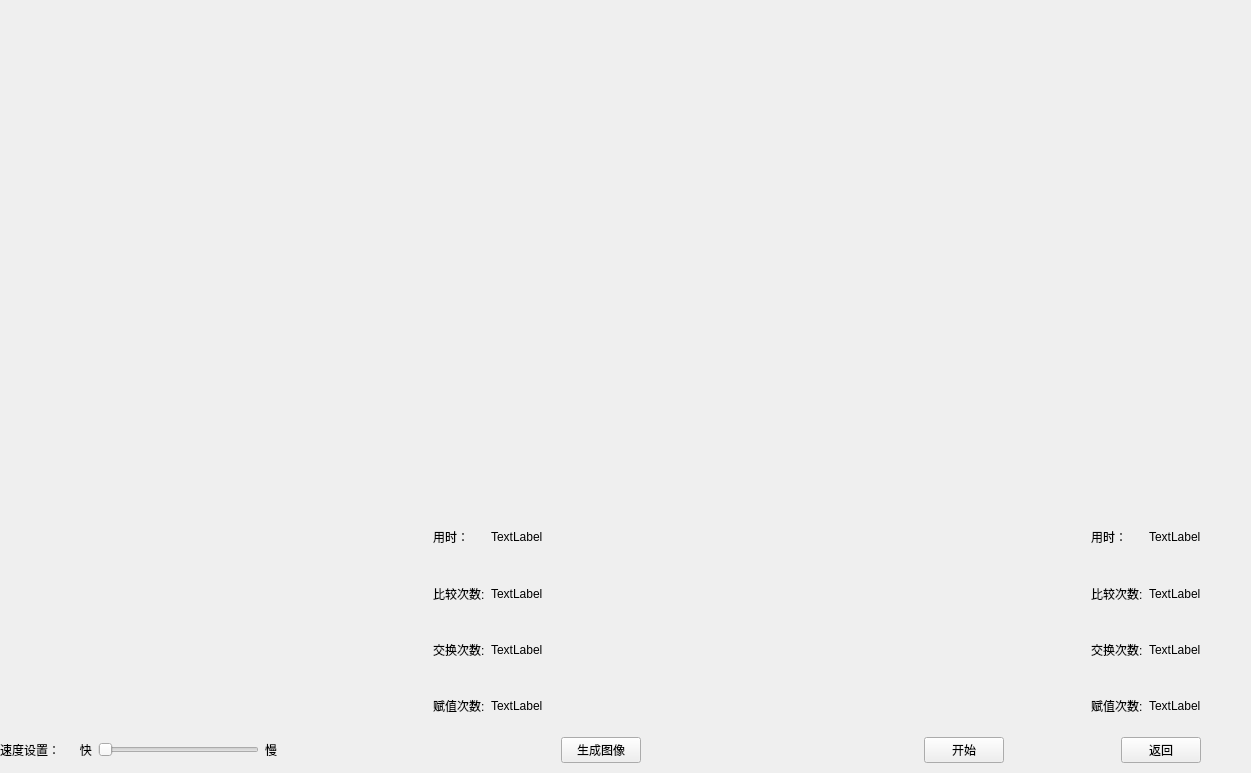
<?xml version="1.0" encoding="UTF-8"?>
<ui version="4.0">
 <class>compareSortShow</class>
 <widget class="QWidget" name="compareSortShow">
  <property name="windowTitle">
   <string>Form</string>
  </property>
  <widget class="QWidget" name="">
   <property name="geometry">
    <rect>
     <x>0</x>
     <y>10</y>
     <width>1251</width>
     <height>491</height>
    </rect>
   </property>
   <layout class="QHBoxLayout" name="horizontalLayout_5">
    <item>
     <widget class="QWidget" name="main_widge1" native="true">
      <widget class="QWidget" name="horizontalLayoutWidget">
       <property name="geometry">
        <rect>
         <x>-1</x>
         <y>-1</y>
         <width>621</width>
         <height>491</height>
        </rect>
       </property>
       <layout class="QHBoxLayout" name="h_main_1"/>
      </widget>
     </widget>
    </item>
    <item>
     <widget class="QWidget" name="main_widge2" native="true">
      <widget class="QWidget" name="horizontalLayoutWidget_2">
       <property name="geometry">
        <rect>
         <x>-1</x>
         <y>-1</y>
         <width>621</width>
         <height>491</height>
        </rect>
       </property>
       <layout class="QHBoxLayout" name="h_main_2"/>
      </widget>
     </widget>
    </item>
   </layout>
  </widget>
  <widget class="QWidget" name="">
   <property name="geometry">
    <rect>
     <x>0</x>
     <y>512</y>
     <width>1201</width>
     <height>251</height>
    </rect>
   </property>
   <layout class="QVBoxLayout" name="verticalLayout_5">
    <item>
     <layout class="QHBoxLayout" name="horizontalLayout_9">
      <item>
       <layout class="QHBoxLayout" name="horizontalLayout">
        <item>
         <spacer name="horizontalSpacer_4">
          <property name="orientation">
           <enum>Qt::Orientation::Horizontal</enum>
          </property>
          <property name="sizeHint" stdset="0">
           <size>
            <width>40</width>
            <height>20</height>
           </size>
          </property>
         </spacer>
        </item>
        <item>
         <layout class="QVBoxLayout" name="verticalLayout">
          <item>
           <widget class="QLabel" name="label">
            <property name="text">
             <string>用时：</string>
            </property>
           </widget>
          </item>
          <item>
           <widget class="QLabel" name="label_2">
            <property name="text">
             <string>比较次数:</string>
            </property>
           </widget>
          </item>
          <item>
           <widget class="QLabel" name="label_3">
            <property name="text">
             <string>交换次数:</string>
            </property>
           </widget>
          </item>
          <item>
           <widget class="QLabel" name="label_4">
            <property name="text">
             <string>赋值次数:</string>
            </property>
           </widget>
          </item>
         </layout>
        </item>
        <item>
         <layout class="QVBoxLayout" name="verticalLayout_2">
          <item>
           <widget class="QLabel" name="time">
            <property name="text">
             <string>TextLabel</string>
            </property>
           </widget>
          </item>
          <item>
           <widget class="QLabel" name="cmp">
            <property name="text">
             <string>TextLabel</string>
            </property>
           </widget>
          </item>
          <item>
           <widget class="QLabel" name="swap">
            <property name="text">
             <string>TextLabel</string>
            </property>
           </widget>
          </item>
          <item>
           <widget class="QLabel" name="update">
            <property name="text">
             <string>TextLabel</string>
            </property>
           </widget>
          </item>
         </layout>
        </item>
       </layout>
      </item>
      <item>
       <spacer name="horizontalSpacer_3">
        <property name="orientation">
         <enum>Qt::Orientation::Horizontal</enum>
        </property>
        <property name="sizeHint" stdset="0">
         <size>
          <width>40</width>
          <height>20</height>
         </size>
        </property>
       </spacer>
      </item>
      <item>
       <layout class="QHBoxLayout" name="horizontalLayout_2">
        <item>
         <layout class="QVBoxLayout" name="verticalLayout_3">
          <item>
           <widget class="QLabel" name="label_5">
            <property name="text">
             <string>用时：</string>
            </property>
           </widget>
          </item>
          <item>
           <widget class="QLabel" name="label_6">
            <property name="text">
             <string>比较次数:</string>
            </property>
           </widget>
          </item>
          <item>
           <widget class="QLabel" name="label_7">
            <property name="text">
             <string>交换次数:</string>
            </property>
           </widget>
          </item>
          <item>
           <widget class="QLabel" name="label_8">
            <property name="text">
             <string>赋值次数:</string>
            </property>
           </widget>
          </item>
         </layout>
        </item>
        <item>
         <layout class="QVBoxLayout" name="verticalLayout_4">
          <item>
           <widget class="QLabel" name="time_2">
            <property name="text">
             <string>TextLabel</string>
            </property>
           </widget>
          </item>
          <item>
           <widget class="QLabel" name="cmp_2">
            <property name="text">
             <string>TextLabel</string>
            </property>
           </widget>
          </item>
          <item>
           <widget class="QLabel" name="swap_2">
            <property name="text">
             <string>TextLabel</string>
            </property>
           </widget>
          </item>
          <item>
           <widget class="QLabel" name="update_2">
            <property name="text">
             <string>TextLabel</string>
            </property>
           </widget>
          </item>
         </layout>
        </item>
       </layout>
      </item>
     </layout>
    </item>
    <item>
     <layout class="QHBoxLayout" name="horizontalLayout_8">
      <item>
       <layout class="QHBoxLayout" name="horizontalLayout_6">
        <item>
         <widget class="QLabel" name="label_9">
          <property name="text">
           <string>速度设置：      快</string>
          </property>
         </widget>
        </item>
        <item>
         <widget class="QSlider" name="speed_change">
          <property name="orientation">
           <enum>Qt::Orientation::Horizontal</enum>
          </property>
         </widget>
        </item>
        <item>
         <widget class="QLabel" name="label_10">
          <property name="text">
           <string>慢</string>
          </property>
         </widget>
        </item>
       </layout>
      </item>
      <item>
       <spacer name="horizontalSpacer_2">
        <property name="orientation">
         <enum>Qt::Orientation::Horizontal</enum>
        </property>
        <property name="sizeHint" stdset="0">
         <size>
          <width>40</width>
          <height>20</height>
         </size>
        </property>
       </spacer>
      </item>
      <item>
       <widget class="QPushButton" name="btn_show">
        <property name="text">
         <string>生成图像</string>
        </property>
       </widget>
      </item>
      <item>
       <spacer name="horizontalSpacer_5">
        <property name="orientation">
         <enum>Qt::Orientation::Horizontal</enum>
        </property>
        <property name="sizeHint" stdset="0">
         <size>
          <width>40</width>
          <height>20</height>
         </size>
        </property>
       </spacer>
      </item>
      <item>
       <layout class="QHBoxLayout" name="horizontalLayout_7">
        <item>
         <widget class="QPushButton" name="btn_begin">
          <property name="text">
           <string>开始</string>
          </property>
         </widget>
        </item>
        <item>
         <spacer name="horizontalSpacer">
          <property name="orientation">
           <enum>Qt::Orientation::Horizontal</enum>
          </property>
          <property name="sizeHint" stdset="0">
           <size>
            <width>40</width>
            <height>20</height>
           </size>
          </property>
         </spacer>
        </item>
        <item>
         <widget class="QPushButton" name="btn_exit">
          <property name="text">
           <string>返回</string>
          </property>
         </widget>
        </item>
       </layout>
      </item>
     </layout>
    </item>
   </layout>
  </widget>
 </widget>
 <resources/>
 <connections/>
</ui>
